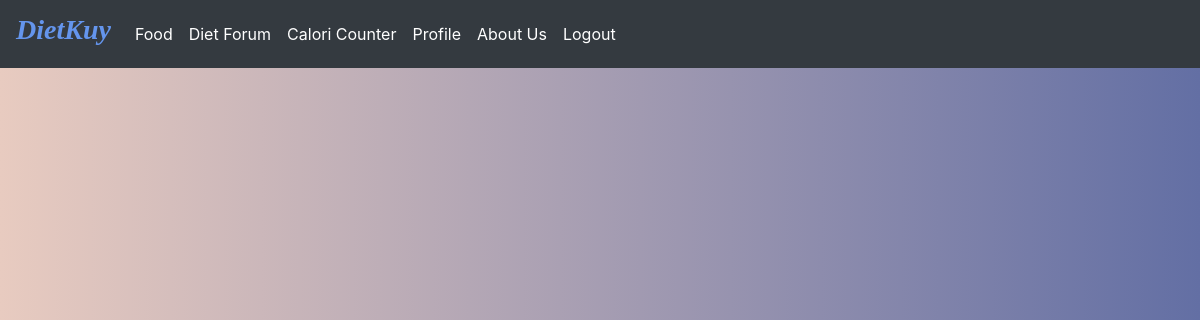
Page /index.php/admin on the earlier database version.
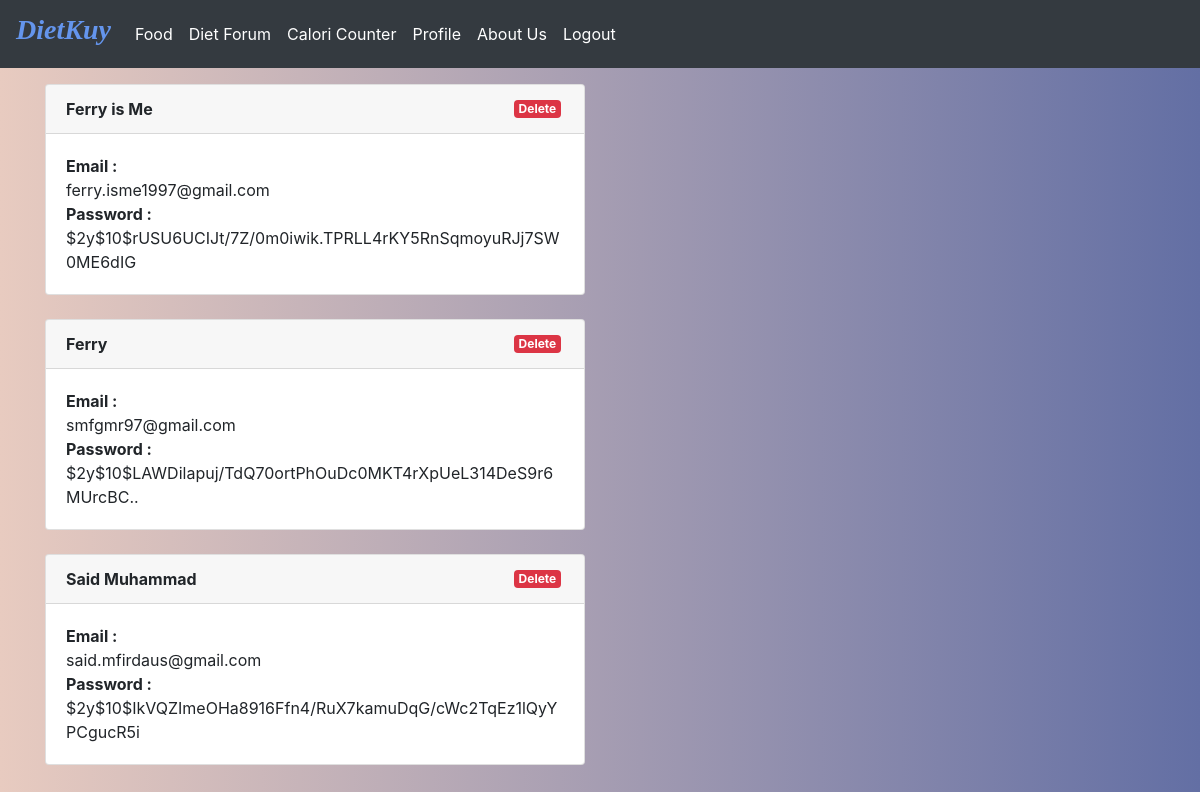
Same page on the later database version.
### tables this page shows
CREATE TABLE `user` (
  `id` int(11) NOT NULL,
  `name` varchar(128) NOT NULL,
  `email` varchar(128) NOT NULL,
  `image` varchar(128) NOT NULL,
  `password` varchar(256) NOT NULL,
  `role_id` int(11) NOT NULL,
  `is_active` int(1) NOT NULL,
  `date_created` int(11) NOT NULL
);

### application/controllers/Admin.php (called while the page is built, shortened)
<?php
class Admin extends CI_Controller
{
    public function __construct()
    {
        $this->load->model('Admin_model');
        $this->load->library('form_validation');
    }
    public function index()
    {
        $data['title'] = 'User List';
        $data['user'] = $this->Admin_model->getAllUser();
        $this->load->view('templetes/header', $data);
        $this->load->view('admin/index', $data);
        $this->load->view('templetes/footer');
    }
}

### index.php (called while the page is built, shortened)
<?php
require_once BASEPATH.'core/CodeIgniter.php';

### application/models/Admin_model.php (called while the page is built, shortened)
<?php
class Admin_model extends CI_Model {
    public function getAllUser()
    {
        return $this->db->get('user')->result_array();
    }
}

### application/views/admin/index.php (the view)
<div class="container">
    <div class="row mt-3">
        <div class="col-md-6" >
        <?php foreach ($user as $us) : ?>
            <div class="card">
                <div class="card-header">
                    <b><?= $us['name']; ?></b>
                    <a style="margin: 3px" href="<?= base_url(); ?>admin/delete/<?= $us['id'] ;?>" class="badge badge-danger float-right" onclick="return confirm('are you sure ?');">Delete</a>
                </div>
                <div class="card-body">
                    <b>Email      :</b><br>       <?= $us['email']; ?><br>
                    <b>Password :</b><br>    <?= $us['password']; ?>
                </div>
            </div>
            <br>
        <?php endforeach; ?>
        </div>
    </div>
</div>

Differences in the rows shown:
added user: name "Ferry is Me", email "ferry.isme1997@gmail.com", password "$2y$10$rUSU6UCIJt/7Z/0m0iwik.TPRLL4rKY5RnSqmoyuRJj7SW0ME6dIG"
added user: name "Ferry", email "smfgmr97@gmail.com", password "$2y$10$LAWDilapuj/TdQ70ortPhOuDc0MKT4rXpUeL314DeS9r6MUrcBC.."
added user: name "Said Muhammad", email "said.mfirdaus@gmail.com", password "$2y$10$IkVQZImeOHa8916Ffn4/RuX7kamuDqG/cWc2TqEz1lQyYPCgucR5i"
